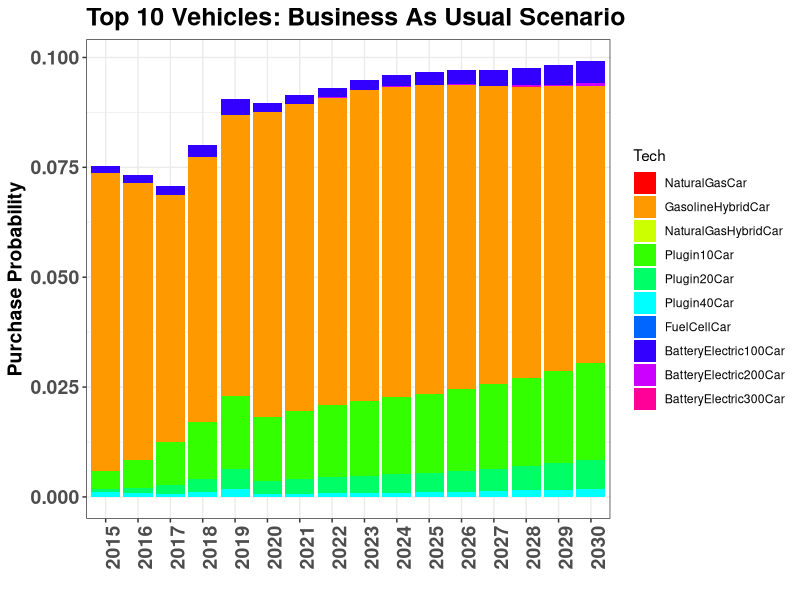

This figure's R source:
## ---- chunk 1
require(ggplot2)
require(reshape2)
eam <- read.csv("eam.csv")
colnames(eam) <- c("Tech", 2015:2030)
melted <- melt(eam, id.vars="Tech")
d <- ggplot(melted, aes(x=variable, y=value, fill=Tech)) + geom_bar(stat='identity')
coll <- rainbow(10)
d + theme_bw()+ scale_fill_manual(values = coll, breaks=(eam$Tech)) + xlab("")+ylab("Purchase Probability")+ ggtitle("Top 10 Vehicles: Business As Usual Scenario") + theme(plot.title = element_text(size = 18, face="bold")) + theme(axis.title = element_text(size = 14, face="bold"))+ theme(axis.text = element_text(size = 14, face="bold"))+ theme(axis.text.x=element_text(angle=90, vjust=1))
